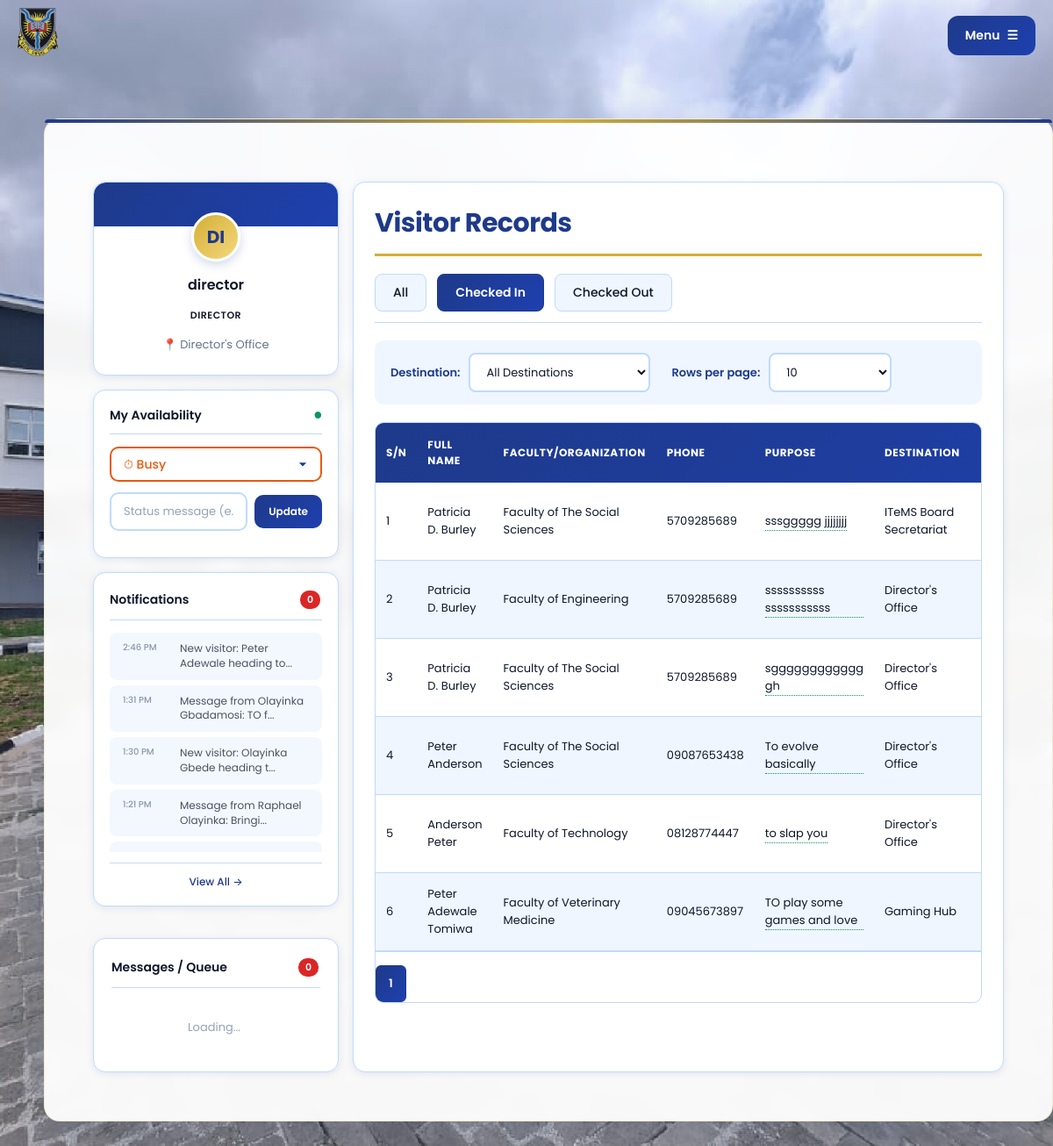
Screenshot of /admin_dashboard.php?filter=checked_in&filter_destination=0&rows_per_page=10 (signed in) with the database file from the repository.
### tables this page shows
CREATE TABLE `users` (
  `id` int(11) NOT NULL,
  `username` varchar(50) NOT NULL,
  `password` varchar(255) NOT NULL,
  `role` enum('super_admin','director','receptionist','destination_admin') NOT NULL,
  `destination_id` int(11) DEFAULT NULL,
  `must_change_password` tinyint(1) DEFAULT 1,
  `availability_status` enum('available','busy','unavailable','away') DEFAULT 'available',
  `status_message` varchar(255) DEFAULT NULL,
  `last_status_change` timestamp NULL DEFAULT NULL,
  `profile_photo` varchar(255) DEFAULT NULL,
  `phone_number` varchar(20) DEFAULT NULL,
  `email` varchar(100) DEFAULT NULL,
  `notification_preferences` longtext DEFAULT NULL CHECK (json_valid(`notification_preferences`))
);

CREATE TABLE `destinations` (
  `id` int(11) NOT NULL,
  `name` varchar(100) NOT NULL,
  `range_start` int(11) NOT NULL,
  `range_end` int(11) NOT NULL
);

CREATE TABLE `notifications` (
  `id` int(11) NOT NULL,
  `user_id` int(11) NOT NULL,
  `message` text NOT NULL,
  `is_read` tinyint(1) DEFAULT 0,
  `notification_type` enum('visitor_arrival','system','alert','checkout') DEFAULT 'visitor_arrival',
  `visitor_id` int(11) DEFAULT NULL,
  `action_url` varchar(255) DEFAULT NULL,
  `priority` enum('low','normal','high') DEFAULT 'normal',
  `read_at` timestamp NULL DEFAULT NULL,
  `created_at` timestamp NOT NULL DEFAULT current_timestamp()
);

CREATE TABLE `visitors` (
  `id` int(11) NOT NULL,
  `token` varchar(64) DEFAULT NULL,
  `expires_at` datetime DEFAULT NULL,
  `fullname` varchar(100) NOT NULL,
  `visitor_type` varchar(50) NOT NULL,
  `keycard` varchar(50) DEFAULT NULL,
  `faculty_organization` varchar(150) NOT NULL,
  `phone_number` varchar(20) DEFAULT NULL,
  `purpose` varchar(255) NOT NULL,
  `visitor_message` text DEFAULT NULL,
  `preferred_return` datetime DEFAULT NULL,
  `admin_id` int(11) DEFAULT NULL,
  `availability_snapshot` enum('available','busy','unavailable','away') DEFAULT NULL,
  `status_message_snapshot` varchar(255) DEFAULT NULL,
  `queue_status` enum('pending','resolved','scheduled') DEFAULT 'pending',
  `admin_notes` text DEFAULT NULL,
  `resolved_at` datetime DEFAULT NULL,
  `destination` varchar(100) DEFAULT NULL,
  `time_in` timestamp NOT NULL DEFAULT current_timestamp(),
  `time_out` datetime DEFAULT NULL,
  `date` date DEFAULT NULL,
  `is_alternate` tinyint(1) DEFAULT 0,
  `keycard_id` int(11) DEFAULT NULL,
  `status` enum('active','inactive') DEFAULT 'active'
);

### includes/logo_helper.php (called while the page is built, shortened)
<?php
if (!function_exists('getLogoHref')) {
    function getLogoHref()
    {
        if (isset($_SESSION['admin_logged_in']) && $_SESSION['admin_logged_in'] === true) {
            return 'admin_dashboard.php';
        }
        return 'index.php';
    }
}
?>

### admin_dashboard.php (the view, shortened to what this page needs)
<?php
function previewText($text, $limit = 12)
{
  $words = explode(' ', $text);
  return $text;
}
include 'db.php';
$stmt = $conn->prepare("
    SELECT
        u.*,
        d.name as destination_name
    FROM users u
    LEFT JOIN destinations d ON u.destination_id = d.id
    WHERE u.id = ?
");
$stmt->bind_param("i", $_SESSION['user_id']);
$stmt->execute();
$profile = $stmt->get_result()->fetch_assoc();
$stmt = $conn->prepare("
    SELECT n.*, v.fullname as visitor_name
    FROM notifications n
    LEFT JOIN visitors v ON n.visitor_id = v.id
    WHERE n.user_id = ?
    ORDER BY n.created_at DESC
    LIMIT 5
");
$stmt->bind_param("i", $_SESSION['user_id']);
$stmt->execute();
$result = $stmt->get_result();
$recent_notifications = [];
while ($row = $result->fetch_assoc()) {
  $recent_notifications[] = $row;
}
$stmt = $conn->prepare("SELECT COUNT(*) as unread FROM notifications WHERE user_id = ? AND is_read = 0");
$stmt->bind_param("i", $_SESSION['user_id']);
$stmt->execute();
$unread_count = $stmt->get_result()->fetch_assoc()['unread'];
$filter = isset($_GET['filter']) ? $_GET['filter'] : 'all';
$filter_destination = isset($_GET['filter_destination']) ? intval($_GET['filter_destination']) : 0;
$rows_per_page = isset($_GET['rows_per_page']) ? intval($_GET['rows_per_page']) : 10;
$whereParts = [];
$params = [];
$paramTypes = "";
if ($filter === 'checked_in') {
  $whereParts[] = "(v.time_out IS NULL OR v.time_out = '' OR v.time_out = '0000-00-00 00:00:00')";
} elseif ($filter === 'checked_out') {
  $whereParts[] = "v.time_out IS NOT NULL AND v.time_out != '' AND v.time_out != '0000-00-00 00:00:00'";
}
$whereClause = count($whereParts) ? "WHERE " . implode(" AND ", $whereParts) : "";
$page = isset($_GET['page']) ? max(1, intval($_GET['page'])) : 1;
$count_sql = "SELECT COUNT(*) AS total FROM visitors v $whereClause";
$count_stmt = $conn->prepare($count_sql);
$count_stmt->execute();
$count_result = $count_stmt->get_result();
$total_rows = 0;
if ($count_result && $row = $count_result->fetch_assoc()) {
  $total_rows = $row['total'];
}
$totalPages = ceil($total_rows / $rows_per_page);
$start = ($page - 1) * $rows_per_page;
$sql = "SELECT v.id, v.fullname, v.faculty_organization, v.phone_number, v.purpose,
               d.name AS destination, v.visitor_type, v.time_in, v.time_out,
               v.is_alternate, k.card_number AS keycard
        FROM visitors v
        LEFT JOIN destinations d ON v.destination = d.id
        LEFT JOIN keycards k ON v.keycard_id = k.id
        $whereClause
        ORDER BY v.time_in DESC
        LIMIT ?, ?";
$stmt = $conn->prepare($sql);
if ($paramTypes && count($params) > 0) {
  $allParams = array_merge($params, [$start, $rows_per_page]);
  $allTypes = $paramTypes . "ii";
  $stmt->bind_param($allTypes, ...$allParams);
} else {
  $stmt->bind_param("ii", $start, $rows_per_page);
}
$stmt->execute();
$result = $stmt->get_result();
$paginated_data = [];
if ($result && $result->num_rows > 0) {
  while ($row = $result->fetch_assoc()) {
    $paginated_data[] = $row;
  }
}
?>
<!DOCTYPE html>
<html>
<head>
  <link rel="stylesheet" href="admin_dashboard.css?v=<?= time() ?>">
</head>
<body>
  <header class="app-header">
    <div class="logo-container">
      <?php require_once 'includes/logo_helper.php'; ?>
      <a href="<?= getLogoHref() ?>" class="logo-link" aria-label="Home">
        <img src="ui_logo-removebg-preview.png" alt="UI Logo">
      </a>
    </div>
    <div class="simple-menu-container">
      <button class="menu-toggle" id="menuToggle">
        <span>Menu</span>
        <span class="hamburger">☰</span>
      </button>
    </div>
  </header>
  <div class="adm-dash container dashboard-container">
    <div class="dashboard-grid">
      <aside class="dashboard-sidebar">
        <div class="sidebar-profile">
          <div class="sidebar-avatar">
            <?= strtoupper(substr($profile['username'], 0, 2)) ?>
          </div>
          <div class="sidebar-name"><?= htmlspecialchars($profile['username']) ?></div>
          <div class="sidebar-role">
            <span class="role-badge role-<?= htmlspecialchars($profile['role']) ?>">
              <?= ucwords(str_replace('_', ' ', $profile['role'])) ?>
            </span>
          </div>
          <?php if ($profile['destination_name']): ?>
            <div class="profile-destination">
              📍 <?= htmlspecialchars($profile['destination_name']) ?>
            </div>
          <?php endif; ?>
        </div>
        <div class="sidebar-availability">
          <div class="sidebar-section-title">
            <span>My Availability</span>
            <span class="status-indicator">●</span>
          </div>
          <div class="status-dropdown-wrapper">
            <select id="statusDropdown"
              class="status-select status-<?= htmlspecialchars($profile['availability_status']) ?>">
              <option value="busy" <?= $profile['availability_status'] === 'busy' ? 'selected' : '' ?>>⏱ Busy</option>
            </select>
          </div>
          <div class="status-message-row">
            <input type="text" id="statusMessage" class="status-message-input-sm"
              placeholder="Status message (e.g. In a meeting)"
              value="<?= htmlspecialchars($profile['status_message'] ?? '') ?>">
            <button type="button" id="btnUpdateStatusMsg" class="btn-update-status" title="Update status message">
              Update
            </button>
          </div>
          <div id="statusUpdateMessage" class="status-update-message"></div>
        </div>
        <div class="sidebar-notifications-section">
          <div class="sidebar-section-title">
            <span>Notifications</span>
            <span class="notification-badge"><?= $unread_count ?></span>
          </div>
          <div class="sidebar-notifications" id="sidebarNotificationsList">
            <?php if (empty($recent_notifications)): ?>
              <div class="notif-empty">No new notifications</div>
            <?php else: ?>
              <?php foreach ($recent_notifications as $notif): ?>
                <div class="notif-item-sm <?= $notif['is_read'] ? 'read' : 'unread' ?>"
                  data-notification-id="<?= $notif['id'] ?>" onclick="toggleSidebarNotification(this)">
                  <span class="notif-time-sm"><?= date('g:i A', strtotime($notif['created_at'])) ?></span>
                  <?= htmlspecialchars(strlen($notif['message']) > 40 ? substr($notif['message'], 0, 37) . '...' : $notif['message']) ?>
                </div>
              <?php endforeach; ?>
            <?php endif; ?>
          </div>
          <a href="notifications.php" class="notif-view-all">View All &rarr;</a>
        </div>
        <div class="sidebar-messages-section" style="margin-top: 20px;">
          <div class="sidebar-section-title">
            <span>Messages / Queue</span>
            <span class="notification-badge" id="queueCount">0</span>
          </div>
          <div class="sidebar-messages" id="sidebarMessageQueue">
            <div class="queue-empty">Loading...</div>
          </div>
        </div>
      </aside>
      <main class="dashboard-main">
        <h2 class="page-title">Visitor Records</h2>
        <?php if ($_SESSION['role'] !== 'receptionist'): ?>
          <div class="filter-bar">
            <a href="admin_dashboard.php?filter=all&filter_destination=<?= urlencode($filter_destination) ?>&rows_per_page=<?= urlencode($rows_per_page) ?>"
              class="<?= $filter === 'all' ? 'active' : '' ?>">All</a>
            <a href="admin_dashboard.php?filter=checked_in&filter_destination=<?= urlencode($filter_destination) ?>&rows_per_page=<?= urlencode($rows_per_page) ?>"
              class="<?= $filter === 'checked_in' ? 'active' : '' ?>">Checked In</a>
            <a href="admin_dashboard.php?filter=checked_out&filter_destination=<?= urlencode($filter_destination) ?>&rows_per_page=<?= urlencode($rows_per_page) ?>"
              class="<?= $filter === 'checked_out' ? 'active' : '' ?>">Checked Out</a>
          </div>
        <?php endif; ?>
        <?php if ($_SESSION['role'] !== 'receptionist' && $_SESSION['role'] !== 'destination_admin'): ?>
          <form method="GET" action="admin_dashboard.php" class="filter-controls" id="filterForm">
            <div class="filter-group">
              <label for="filter_destination">Destination:</label>
              <select name="filter_destination" id="filter_destination" onchange="this.form.submit()">
                <option value="0" <?= $filter_destination == 0 ? 'selected' : '' ?>>All Destinations</option>
              </select>
            </div>
            <div class="filter-group">
              <label for="rows_per_page">Rows per page:</label>
              <select name="rows_per_page" id="rows_per_page" onchange="this.form.submit()">
                <?php foreach ([10, 25, 50, 100] as $opt): ?>
                  <option value="<?= $opt ?>" <?= $rows_per_page == $opt ? 'selected' : '' ?>><?= $opt ?></option>
                <?php endforeach; ?>
              </select>
            </div>
          </form>
        <?php endif; ?>
        <?php if (count($paginated_data) > 0): ?>
          <div class="table-container">
            <table class="visitor-table">
              <thead>
                <tr>
                  <th>S/N</th>
                  <th>Full Name</th>
                  <th>Faculty/Organization</th>
                  <th>Phone</th>
                  <th>Purpose</th>
                  <th>Destination</th>
                  <th>Visitor Type</th>
                </tr>
              </thead>
              <tbody>
                <?php $serial_number = $start + 1; ?>
                <?php foreach ($paginated_data as $row): ?>
                  <tr>
                    <td><?= $serial_number ?></td>
                    <td><?= htmlspecialchars($row['fullname']) ?></td>
                    <td><?= htmlspecialchars($row['faculty_organization']) ?></td>
                    <td><?= htmlspecialchars($row['phone_number']) ?></td>
                    <td>
                      <div class="tooltip">
                        <?= htmlspecialchars(previewText($row['purpose'], 12)) ?>
                      </div>
                    </td>
                    <td><?= htmlspecialchars($row['destination']) ?></td>
                    <td><?= htmlspecialchars(ucfirst($row['visitor_type'])) ?></td>
                  </tr>
                  <?php $serial_number++; ?>
                <?php endforeach; ?>
              </tbody>
            </table>
            <div class="pagination">
              <?php for ($i = 1; $i <= $totalPages; $i++): ?>
                <a href="?filter=<?= urlencode($filter) ?>&filter_destination=<?= urlencode($filter_destination) ?>&rows_per_page=<?= $rows_per_page ?>&page=<?= $i ?>"
                  class="<?= $i === $page ? 'active' : '' ?>"><?= $i ?></a>
              <?php endfor; ?>
            </div>
          </div>
        <?php else: ?>
          <p class="no-records-message">No records available for this view.</p>
        <?php endif; ?>
      </main>
    </div>
  </div>
</body>
</html>

### rows the page displays
users: username "DI", username "director", role "DIRECTOR", destination.name "Director's Office", availability_status "⏱ Busy"
notifications: created_at "2:46 PM", message "New visitor: Peter Adewale heading to..."
notifications: created_at "1:31 PM", message "Message from Olayinka Gbadamosi: TO f..."
notifications: created_at "1:30 PM", message "New visitor: Olayinka Gbede heading t..."
notifications: created_at "1:21 PM", message "Message from Raphael Olayinka: Bringi..."
visitors: fullname "Patricia D. Burley", faculty_organization "Faculty of The Social Sciences", phone_number "5709285689", purpose "sssggggg jjjjjjjj", destinations.name "ITeMS Board Secretariat"
visitors: fullname "Patricia D. Burley", faculty_organization "Faculty of Engineering", phone_number "5709285689", purpose "ssssssssss sssssssssss", destinations.name "Director's Office"
visitors: fullname "Patricia D. Burley", faculty_organization "Faculty of The Social Sciences", phone_number "5709285689", purpose "sgggggggggggg gh", destinations.name "Director's Office"
visitors: fullname "Peter Anderson", faculty_organization "Faculty of The Social Sciences", phone_number "09087653438", purpose "To evolve basically", destinations.name "Director's Office"
visitors: fullname "Anderson Peter", faculty_organization "Faculty of Technology", phone_number "08128774447", purpose "to slap you", destinations.name "Director's Office"
visitors: fullname "Peter Adewale Tomiwa", faculty_organization "Faculty of Veterinary Medicine", phone_number "09045673897", purpose "TO play some games and love", destinations.name "Gaming Hub"

### other values shown
$unread_count "0"
form field rows_per_page "10"
